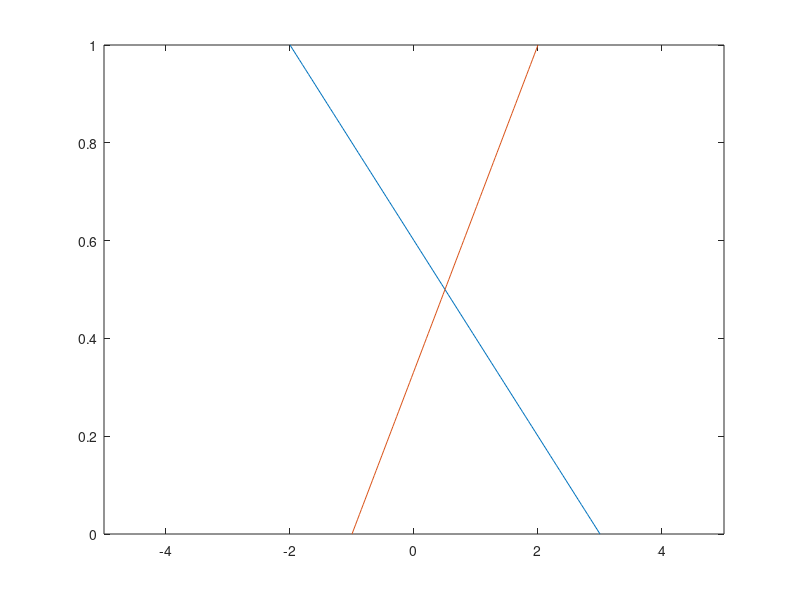

Write the MATLAB code that produced this figure. (Note: this script raises an error after producing the figure.)
while 1;
    for r11 = -2:0.01:4;
        p1 = 0:0.01:1;
        p2 = 1 - p1;
        plot((r11-3)*p1+3,p1,3*p1-1,p1)
        xlim([-5 5])
        ylim([0 1])
        title(['r11 = ' num2str(round(r11,3))])
        ax = gca;
        ax.FontSize = 20;
        drawnow
        if (r11 == -2)||(r11 == 0)||(r11 == 2)||(r11 == 4);
            pause(3)
        end
    end
end